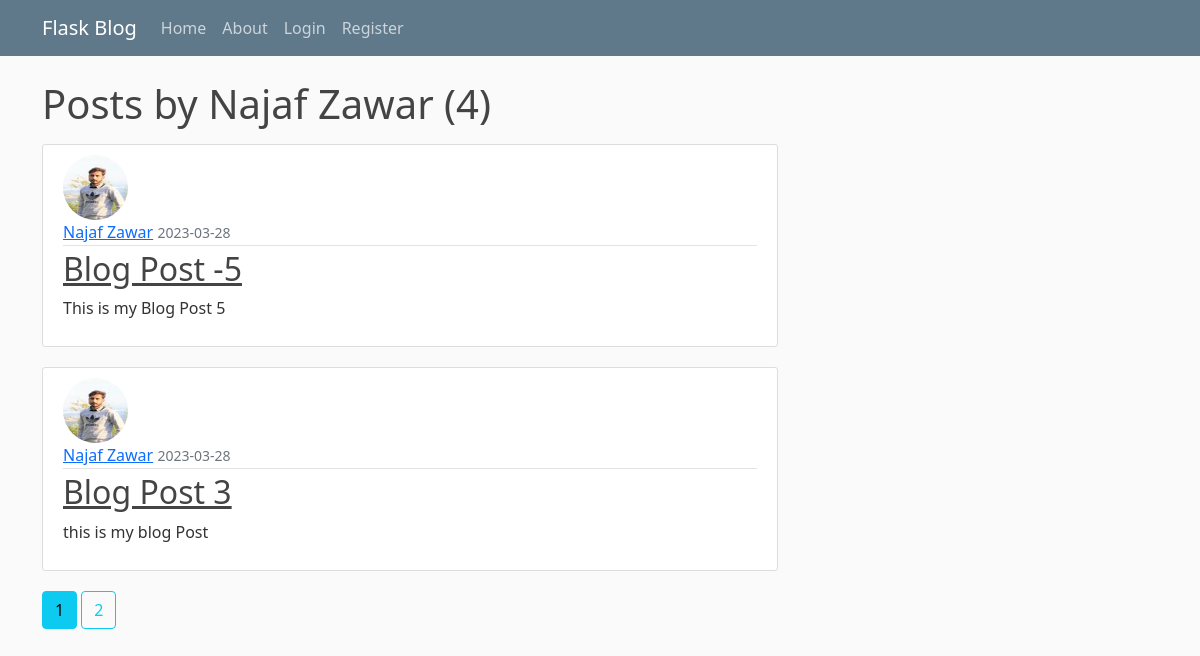
Screenshot of /user/Najaf Zawar with the database file from the repository.
### flaskApp/models.py (models this page shows, shortened)
class User(db.Model, UserMixin):
    id =db.Column(db.Integer, primary_key =True)
    username = db.Column(db.String(20), unique = True, nullable = False)
    email = db.Column(db.String(120), unique = True, nullable = False)
    image_file = db.Column(db.String(20), nullable = False, default = 'default.jpg')
    password = db.Column(db.String(60), nullable = False)
    posts = db.relationship('Post', backref='author', lazy=True)

class Post(db.Model):
    id =db.Column(db.Integer, primary_key =True)
    title = db.Column(db.String(120), nullable=False)
    date_posted = db.Column(db.DateTime, nullable = False, default = datetime.utcnow)
    content = db.Column(db.Text, nullable =False)
    user_id = db.Column(db.Integer, db.ForeignKey('user.id'), nullable = False)

### flaskApp/users/routes.py (the view)
@users.route("/user/<string:username>")
def user_posts(username):
    page = request.args.get('page', 1, type=int)
    user = User.query.filter_by(username=username).first_or_404()
    posts = Post.query.filter_by(author=user)\
        .order_by(Post.date_posted.desc())\
        .paginate(page=page, per_page=2)
    return render_template('user_posts.html', posts = posts, user=user)

### flaskApp/templates/user_posts.html
{% extends "layout.html" %}
{% block content %}
    <h1 class="mb-3">Posts by {{user.username}} ({{ posts.total }})</h1>
    {% for post in posts.items %}
    <article class="media content-section">
      <img class="rounded-circle article-img" src="{{url_for('static', filename='profile_pics/' + post.author.image_file)}}" alt="">
        <div class="media-body">
          <div class="article-metadata">
            <a class="mr-2" href="{{url_for('users.user_posts', username = post.author.username)}}">{{ post.author.username }}</a>
            <small class="text-muted">{{ post.date_posted.strftime('%Y-%m-%d') }}</small>
          </div>
          <h2><a class="article-title" href="{{url_for('posts.post', post_id=post.id)}}">{{ post.title }}</a></h2>
          <p class="article-content">{{ post.content }}</p>
        </div>
    </article>
    {% endfor %}
    {% for page_num in posts.iter_pages(left_edge=1, right_edge=1, left_current=1, right_current=2) %}
      {% if page_num %}
        {% if posts.page == page_num %}
          <a class="btn btn-info mb-4" href="{{url_for('users.user_posts', username=user.username, page=page_num)}}">{{ page_num }}</a>
        {% else %}
          <a class="btn btn-outline-info mb-4" href="{{url_for('users.user_posts', username=user.username, page=page_num)}}">{{ page_num }}</a>
        {% endif %}
      {% else %}
        ...
      {% endif %}
    {% endfor %}
{% endblock content %}

### flaskApp/static/main.css (style rules this page uses)
body { background: #fafafa; color: #333333; margin-top: 5rem; }
h1, h2, h3, h4, h5, h6 { color: #444444; }
.content-section { background: #ffffff; padding: 10px 20px; border: 1px solid #dddddd; border-radius: 3px; margin-bottom: 20px; }
.article-title { color: #444444; }
.article-content { white-space: pre-line; }
.article-img { height: 65px; width: 65px; margin-right: 16px; }
.article-metadata { padding-bottom: 1px; margin-bottom: 4px; border-bottom: 1px solid #e3e3e3 }

### rows the page displays
User: username "Najaf Zawar"
Post: image_file (picture), author.username "Najaf Zawar", date_posted "2023-03-28", title "Blog Post -5", content "This is my Blog Post 5"
Post: image_file (picture), author.username "Najaf Zawar", date_posted "2023-03-28", title "Blog Post 3", content "this is my blog Post"

### other values shown
{{ posts.total }} "4"
{{ page_num }} "1"
{{ page_num }} "2"
